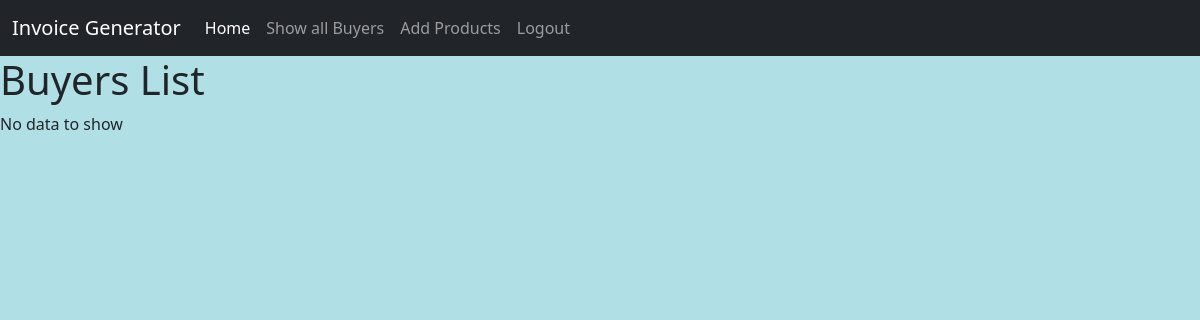
Before: /list (signed in) with the older database file.
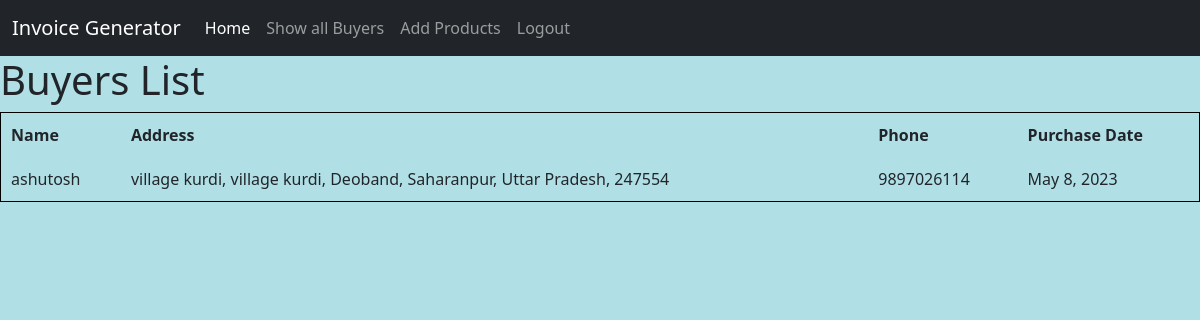
After: the same page with the newer database file.
### app/models.py (models this page shows)
class buyer(models.Model):
    name = models.CharField(max_length=50)
    address = models.CharField(max_length=150)
    phone = models.IntegerField()
    purchase_date = models.DateField(default=timezone.localtime(timezone.now()))

### app/views.py (the view)
# urls.py: path('list',views.list,name='list'),
@login_required(login_url='/login')
def list(request):
    buyers = buyer.objects.all()
    return render(request,'list.html',{'buyers': buyers})

### templates/list.html (shortened to what this page needs)
{% extends 'base.html' %}
{% block content %}
<h1>Buyers List</h1>
{% if buyers %}
<table>
    <thead>
        <th>Name</th>
        <th>Address</th>
        <th>Phone</th>
        <th>Purchase Date</th>
    </thead>
    {% for b in buyers %}
        <tr>
          <td>{{ b.name }}</td>
          <td>{{ b.address }}</td>
          <td>{{ b.phone }}</td>
          <td>{{ b.purchase_date }}</td>
        </tr>
    {% endfor %}
  </table>
  {% else %}
  No data to show
  {% endif %}
{% endblock %}

Changed rows visible on the page:
added buyer: name "ashutosh", address "village kurdi, village kurdi, Deoband, Saharanpur, Uttar Pradesh, 247554", phone "9897026114", purchase_date "May 8, 2023"
Other visible differences:
text no longer shown: "No data to show"
text now shown: "Name Address Phone Purchase Date"
